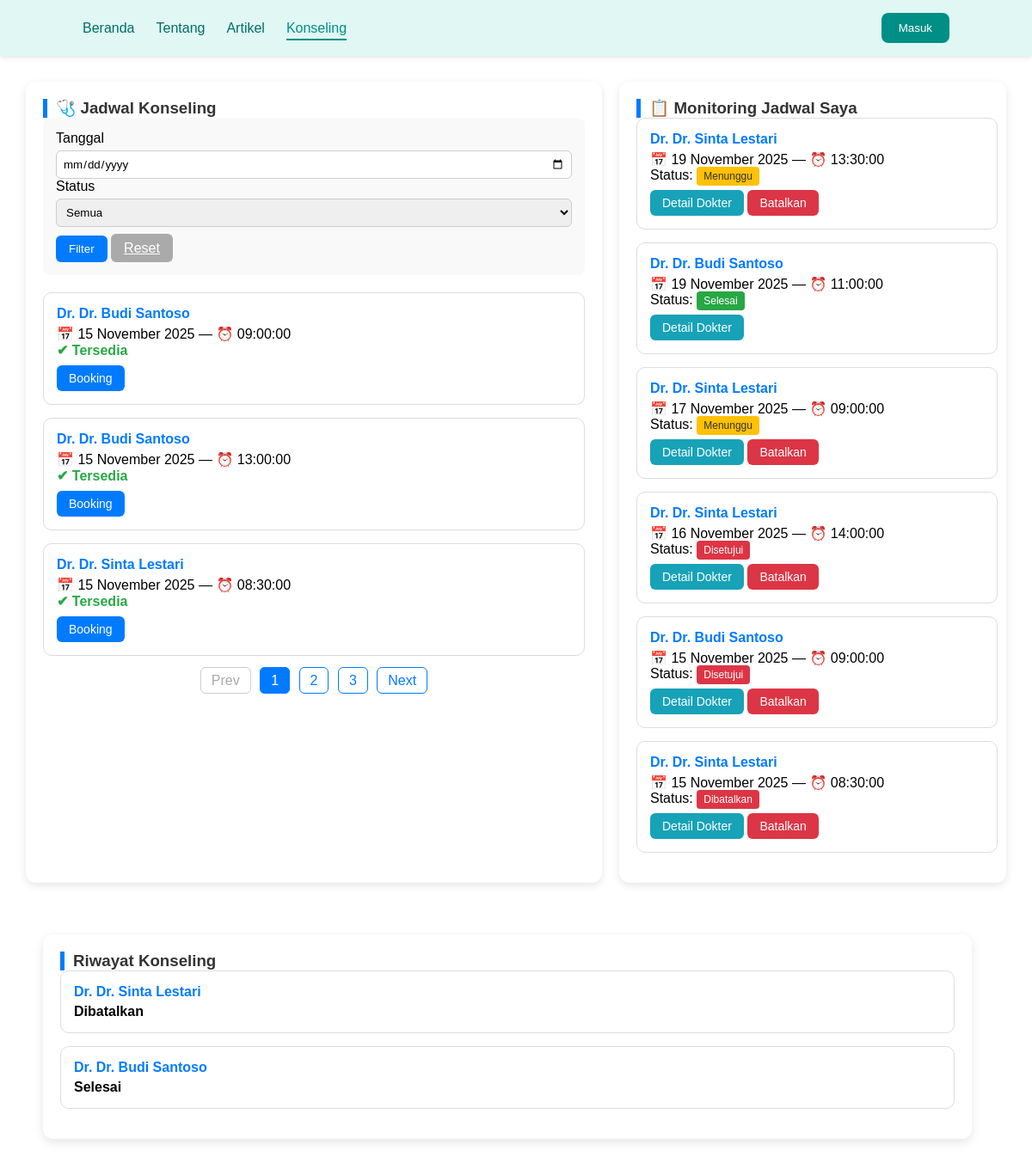
Screenshot of /daftar_jadwal.php with the database file from the repository.
### tables this page shows
CREATE TABLE `jadwal_dokter` (
  `jadwal_id` int(11) NOT NULL,
  `dokter_id` int(11) DEFAULT NULL,
  `tanggal` date DEFAULT NULL,
  `jam` time DEFAULT NULL,
  `status` enum('tersedia','penuh') DEFAULT 'tersedia'
);

CREATE TABLE `users` (
  `user_id` int(11) NOT NULL,
  `nama` varchar(100) DEFAULT NULL,
  `email` varchar(100) DEFAULT NULL,
  `password` varchar(255) DEFAULT NULL,
  `role` enum('dokter','pasien') DEFAULT NULL,
  `no_hp` varchar(20) DEFAULT NULL
);

CREATE TABLE `booking` (
  `booking_id` int(11) NOT NULL,
  `pasien_id` int(11) DEFAULT NULL,
  `dokter_id` int(11) DEFAULT NULL,
  `jadwal_id` int(11) DEFAULT NULL,
  `status` enum('menunggu','disetujui','selesai','dibatalkan') DEFAULT NULL,
  `catatan` text DEFAULT NULL
);

### daftar_jadwal.php (the view, shortened to what this page needs)
 <?php
include 'connection.php';
$pasien_id = 4;
$filter_tanggal = isset($_GET['tanggal']) ? $_GET['tanggal'] : '';
$limit = 3;
$page = isset($_GET['page']) ? (int)$_GET['page'] : 1;
$start = ($page - 1) * $limit;
$filter_query = "";
$total_rows = mysqli_fetch_assoc(mysqli_query($conn, "
    SELECT COUNT(*) AS total FROM jadwal_dokter j
    JOIN users u ON j.dokter_id = u.user_id
    WHERE u.role='dokter' $filter_query
"))['total'];
$total_pages = ceil($total_rows / $limit);
$query = mysqli_query($conn, "
    SELECT j.*, u.nama AS nama_dokter
    FROM jadwal_dokter j
    JOIN users u ON j.dokter_id = u.user_id
    WHERE u.role='dokter' $filter_query
    ORDER BY j.tanggal ASC
    LIMIT $start, $limit
");
$booking_query = mysqli_query($conn, "
    SELECT b.booking_id, j.tanggal, j.jam, j.status AS status_jadwal,
           u.nama AS nama_dokter, b.status AS status_booking
    FROM booking b
    JOIN jadwal_dokter j ON b.jadwal_id = j.jadwal_id
    JOIN users u ON j.dokter_id = u.user_id
    WHERE b.pasien_id = '$pasien_id'
    ORDER BY j.tanggal DESC
");
?>
<!DOCTYPE html>
<html lang="id">
<head>
<link rel="stylesheet" href="asset/css/jadwal.css">
</head>
<body>
<header>
        <nav class="navbar">
            <ul>
                <li><a href="index.php" >Beranda</a></li>
                <li><a href="about.html">Tentang</a></li>
                <li><a href="edukasi.php">Artikel</a></li>
                <li><a href="daftar_jadwal.php" class="active">Konseling</a></li>
            </ul>
            <a href="signin.php" class="no-undlin">
              <button class="btn-primary-log">Masuk</button>
            </a>
        </nav>
    </header>
<div class="container">
    <div class="section left">
        <h3>🩺 Jadwal Konseling</h3>
        <div class="filter-box">
            <form method="GET">
                <label>Tanggal</label>
                <input type="date" name="tanggal" value="<?= htmlspecialchars($filter_tanggal) ?>">
                <label>Status</label>
                <select name="status">
                    <option value="semua">Semua</option>
                </select>
                <button class="filter-btn" type="submit">Filter</button>
                <a href="daftar_jadwal.php" class="reset-btn">Reset</a>
            </form>
        </div>
        <?php if (mysqli_num_rows($query) > 0): ?>
            <?php while($row = mysqli_fetch_assoc($query)): ?>
            <div class="card">
                <h4>Dr. <?= htmlspecialchars($row['nama_dokter']) ?></h4>
                <p>📅 <?= date('d F Y', strtotime($row['tanggal'])) ?> — ⏰ <?= htmlspecialchars($row['jam']) ?></p>
                <?php if ($row['status'] == 'tersedia'): ?>
                    <p class="status tersedia">✔ Tersedia</p>
                    <a href="booking.php?jadwal_id=<?= $row['jadwal_id'] ?>" class="btn btn-booking">Booking</a>
                <?php else: ?>
                    <p class="status penuh">❌ Penuh</p>
                    <a href="#" class="btn btn-disabled">Penuh</a>
                <?php endif; ?>
            </div>
            <?php endwhile; ?>
        <?php else: ?>
            <p class="no-data">Tidak ada jadwal ditemukan.</p>
        <?php endif; ?>
        <div class="pagination">
            <a href="?page=<?= $page-1 ?>" class="<?= ($page<=1)?'disabled':'' ?>">Prev</a>
            <?php for($i=1; $i<=$total_pages; $i++): ?>
                <a href="?page=<?= $i ?>" class="<?= ($page==$i)?'active':'' ?>"><?= $i ?></a>
            <?php endfor; ?>
            <a href="?page=<?= $page+1 ?>" class="<?= ($page>=$total_pages)?'disabled':'' ?>">Next</a>
        </div>
    </div>
    <div class="section right">
        <h3>📋 Monitoring Jadwal Saya</h3>
        <?php if (mysqli_num_rows($booking_query) > 0): ?>
            <?php while($book = mysqli_fetch_assoc($booking_query)): ?>
            <div class="card">
                <h4>Dr. <?= htmlspecialchars($book['nama_dokter']) ?></h4>
                <p>📅 <?= date('d F Y', strtotime($book['tanggal'])) ?> — ⏰ <?= htmlspecialchars($book['jam']) ?></p>
                <p>Status:
                    <span class="badge <?= $book['status_booking']=='menunggu'?'bg-warning':($book['status_booking']=='selesai'?'bg-success':'bg-danger') ?>">
                        <?= ucfirst($book['status_booking']) ?>
                    </span>
                </p>
                <a href="detail_dokter.php?nama=<?= urlencode($book['nama_dokter']) ?>" class="btn btn-detail">Detail Dokter</a>
                <?php if ($book['status_booking'] != 'selesai'): ?>
                    <a href="batal_booking.php?id=<?= $book['booking_id'] ?>" class="btn btn-batal" onclick="return confirm('Batalkan booking ini?')">Batalkan</a>
                <?php endif; ?>
            </div>
            <?php endwhile; ?>
        <?php else: ?>
            <p class="no-data">Belum ada jadwal yang dibooking.</p>
        <?php endif; ?>
    </div>
</div>
    <div class="history">
        <h3>Riwayat Konseling</h3>
        <?php
        $query_history = mysqli_query($conn, "
            SELECT b.*, u.nama AS nama_dokter
            FROM booking b
            JOIN users u ON b.dokter_id = u.user_id
            WHERE b.pasien_id = '$pasien_id' AND b.status IN ('selesai','dibatalkan')
        ");
        while($h = mysqli_fetch_assoc($query_history)): ?>
        <div class="card">
            <h4>Dr. <?= htmlspecialchars($h['nama_dokter']) ?></h4>
            <p class="status"><?= ucfirst($h['status']) ?></p>
        </div>
        <?php endwhile; ?>
    </div>
</body>
</html>

### asset/css/jadwal.css (style rules this page uses)
* { margin: 0; padding: 0; box-sizing: border-box; font-family: 'Poppins', sans-serif; }
header { background-color: #e0f7f4; box-shadow: 0 2px 5px rgba(0,0,0,0.1); justify-content: right; }
.navbar { display: flex; justify-content: space-between; align-items: center; padding: 15px 8%; }
.navbar ul { list-style: none; display: flex; gap: 25px; }
.navbar a { text-decoration: none; color: #006d67; font-weight: 500; transition: 0.3s; }
.navbar a:hover, .navbar a.active { color: #008f85; border-bottom: 2px solid #008f85; padding-bottom: 4px; }
.btn-primary-log { background-color: #008f85; color: #fff; border: none; margin-left: 20px; padding: 10px 20px; border-radius: 8px; cursor: pointer; transition: 0.3s; }
.container { display: flex; flex-direction: row; gap: 20px; padding: 30px; max-width: 1200px; margin: auto; }
.section { background: #fff; border-radius: 12px; box-shadow: 0 3px 10px rgba(0,0,0,0.1); padding: 20px; }
.left { flex: 1.5; }
.right { flex: 1; max-height: 1000px; overflow-y: auto; padding-right: 10px; }
h3 { border-left: 5px solid #007bff; padding-left: 10px; color: #333; }
.filter-box { background: #f9f9f9; padding: 15px; border-radius: 8px; margin-bottom: 20px; }
.filter-box input, .filter-box select { padding: 7px; border-radius: 6px; border: 1px solid #ccc; width: 100%; margin-top: 5px; }
.filter-btn { background: #007bff; color: white; border: none; padding: 8px 15px; border-radius: 6px; cursor: pointer; margin-top: 10px; }
.reset-btn { background: #aaa; color: white; border: none; padding: 8px 15px; border-radius: 6px; cursor: pointer; margin-top: 10px; }
.card { border: 1px solid #ddd; border-radius: 10px; padding: 15px; margin-bottom: 15px; transition: 0.2s; }
.card h4 { margin: 0 0 5px; color: #007bff; }
.status { font-weight: bold; }
.tersedia { color: #28a745; }
.btn { display: inline-block; text-decoration: none; color: white; padding: 7px 14px; border-radius: 6px; font-size: 14px; margin-top: 8px; }
.btn-booking { background: #007bff; }
.btn-detail { background: #17a2b8; }
.btn-batal { background: #dc3545; }
.badge { padding: 4px 8px; border-radius: 4px; color: white; font-size: 12px; }
.bg-success { background: #28a745; }
.bg-danger { background: #dc3545; }
.bg-warning { background: #ffc107; color: #333; }
.pagination { text-align: center; margin-top: 20px; }
.pagination a { text-decoration: none; color: #007bff; padding: 6px 12px; border: 1px solid #007bff; margin: 0 3px; border-radius: 6px; }
.pagination a.active { background: #007bff; color: white; }
.pagination a.disabled { color: #aaa; border-color: #ccc; pointer-events: none; }
.history { width: 90%; background: #fff; margin: 30px 50px 30px 50px; border-radius: 12px; padding: 20px; box-shadow: 0 4px 12px rgba(0,0,0,0.1); }

### rows the page displays
jadwal_dokter: dokter.nama "Dr. Budi Santoso", tanggal "15 November 2025", jam "09:00:00"
jadwal_dokter: dokter.nama "Dr. Budi Santoso", tanggal "15 November 2025", jam "13:00:00"
jadwal_dokter: dokter.nama "Dr. Sinta Lestari", tanggal "15 November 2025", jam "08:30:00"
booking: dokter.nama "Dr. Sinta Lestari", jadwal.tanggal "19 November 2025", jadwal.jam "13:30:00", status "Menunggu"
booking: dokter.nama "Dr. Budi Santoso", jadwal.tanggal "19 November 2025", jadwal.jam "11:00:00", status "Selesai"
booking: dokter.nama "Dr. Sinta Lestari", jadwal.tanggal "17 November 2025", jadwal.jam "09:00:00", status "Menunggu"
booking: dokter.nama "Dr. Sinta Lestari", jadwal.tanggal "16 November 2025", jadwal.jam "14:00:00", status "Disetujui"
booking: dokter.nama "Dr. Budi Santoso", jadwal.tanggal "15 November 2025", jadwal.jam "09:00:00", status "Disetujui"
booking: dokter.nama "Dr. Sinta Lestari", jadwal.tanggal "15 November 2025", jadwal.jam "08:30:00", status "Dibatalkan"
